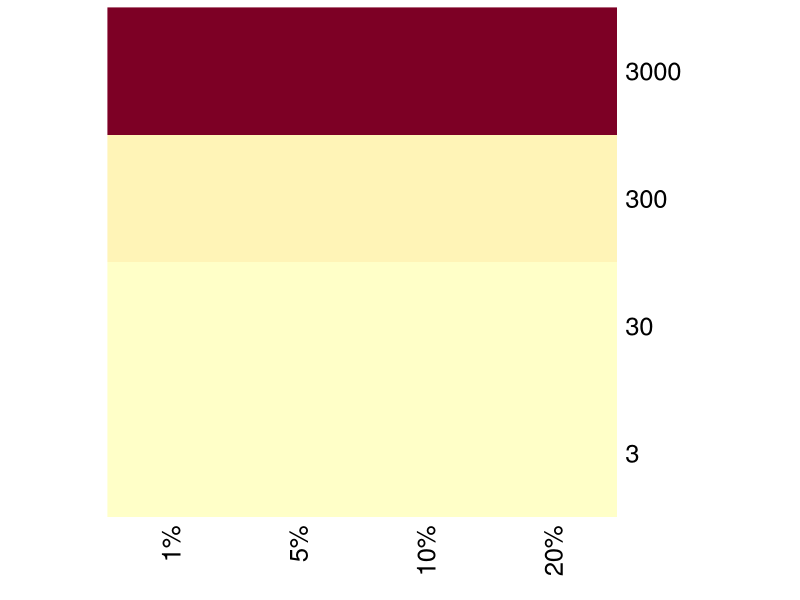
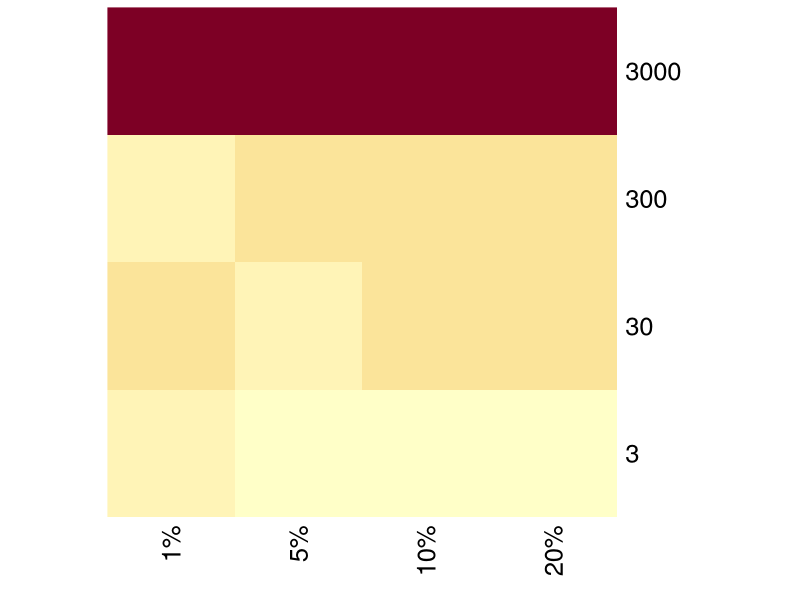
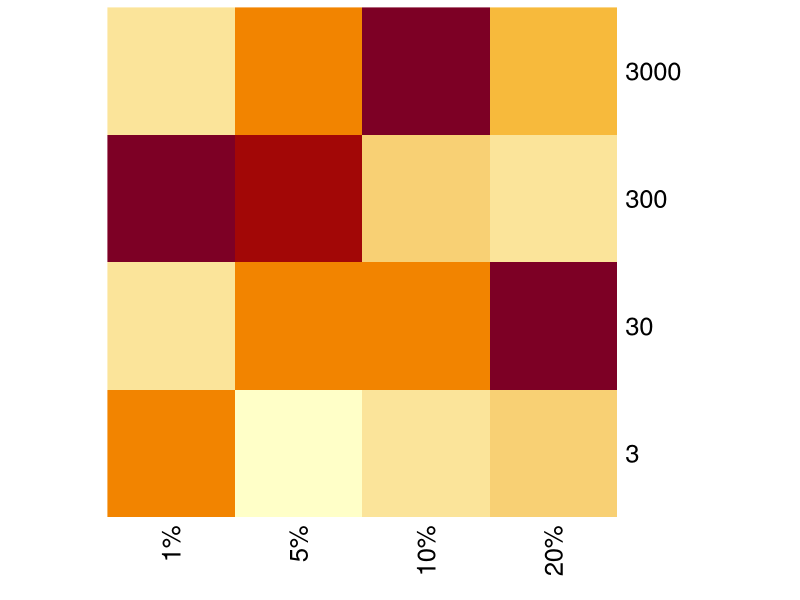
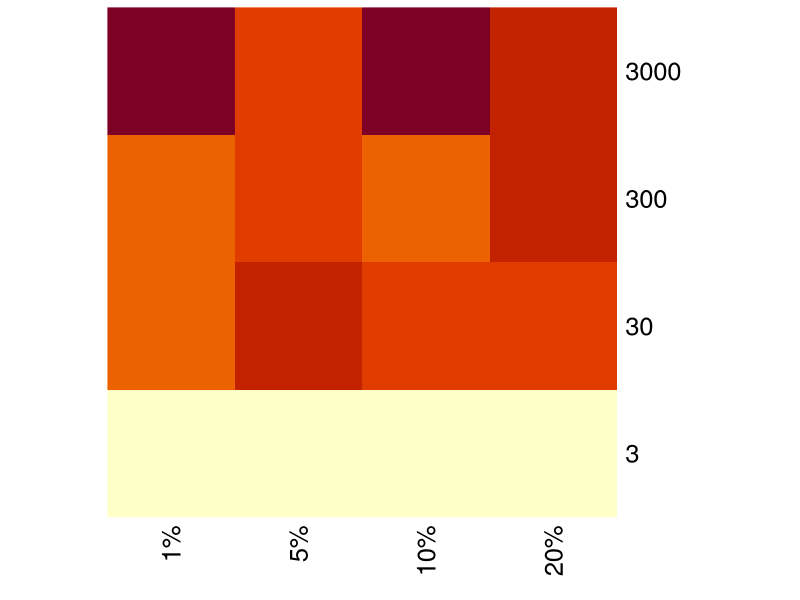

Generate these figures, in order, with R:
## ---- chunk 1
options(digits=3)
RNGkind("Mersenne-Twister")
RNGversion("4.1.2")
set.seed(1752031105)
library(formatR, parallel)
knitr::opts_chunk$set(tidy.opts = list(width.cutoff = 50), tidy = TRUE)
knitr::opts_chunk$set(dev = 'pdf', fig.width=4, fig.height=4, fig.align='center')
## ---- chunk 2
teste <- function(amostra1, amostra2, qual, sig){
	if(qual == 'Teste t de Student'){
		teste <- t.test
	} else {
		teste <- wilcox.test
	}
	return(teste(amostra1, amostra2)$p.value < sig)
}
## ---- chunk 3
amostra <- function(n, distro, delta){

   if(distro == 'Poisson'){
      return(rpois(n, lambda=20+delta))
   } else if(distro == 'Gamma'){
      return(rgamma(n, shape=(20+delta)/2, scale=2))
   } else if(distro == 'Exponencial'){
      return(rexp(n, rate=1/(20+delta)))
   } else {
      return(rnorm(n, mean=20+delta, sd=2))
   }
}
## ---- chunk 4
f1 <- function(x){4*x - 1.5 * x^2 + 0.5 * x^3}
f2 <- function(x){-(0.02 + 2/300)*x + 0.0525*x^2 - (0.018 + 1/3000)*x^3 + 0.0025*x^4}
f3 <- function(x){round(10^(x - 0.522879), digits=0)}
## ---- chunk 5
main <- function(){
   simulacoes <- c('Trade-Off Beta')#, 'Curva do Poder do Teste')
   distros <- c('Normal', 'Exponencial')#, 'Gamma', 'Poisson')
   testes <- c('Teste t de Student', 'Teste de Wilcoxon')
   ndeltas <- 10 
   deltas <- seq(from=-1.5, to=1.5, length.out=ndeltas)
   delta_fixo <- 0.1
   h1 <- 1 
   numalphas <- f1(h1)
   seql <- 3 * 0:numalphas/numalphas + 1
   alphas <- f2(seql)
   alpha_fixo <- 0.05
   h2 <- 1 
   numtam <- f1(h2)
   seqm <- 3 * 0:numtam/numtam + 1
   enes <- f3(seqm)
   size <- 300 

   resultado <- vector('list', length(simulacoes))
   names(resultado) <- simulacoes
   for(i in names(resultado)){
      cat("# ", i, "\n\n")
      resultado[[i]] <- vector('list', length(distros))
      names(resultado[[i]]) <- distros
      for(j in names(resultado[[i]])){
         cat("## Distribuição", j, "\n\n")
         resultado[[i]][[j]] <- vector('list', length(testes))
         names(resultado[[i]][[j]]) <- testes
	 for(k in names(resultado[[i]][[j]])){
	    cat("### ", k, "\n\n")
            if (i == 'Trade-Off Beta'){
	       primeira <- length(alphas)
	       nomes <- paste0(round(alphas * 100, digits=2), "%")
	       alpha <- alphas 
	       delta <- rep(delta_fixo, primeira)
            } else {
               primeira <- ndeltas
	       nomes <- paste("delta=", deltas)
	       alpha <- rep(alpha_fixo, primeira)
	       delta <- deltas
	    }
            d3 <- array(dim=c(length(enes), primeira, size), dimnames=list(n=enes, d=nomes))
   for(p in 1:primeira){
	    for(n in 1:length(enes)){
		    d3[n, p,] <- replicate(size, teste(amostra(enes[n], j, 0), amostra(enes[n], j, delta[p] ), k , alpha[p]))
	       }
	    }
	    resultado[[i]][[j]][[k]] <- apply(d3, MARGIN=c(1,2), FUN=mean)
	    #cat(knitr::kable(resultado[[i]][[j]][[k]], 'latex'))
            heatmap(resultado[[i]][[j]][[k]], Colv = NA, Rowv = NA, scale="column")
	    cat("\n\n")
         }
      }
   }
}

main()
